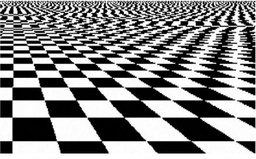
#> input picture EBU6307_ZHEYUN_ZHAO_221170559/inputs/Squares.jpg, 256 x 159 px, shrunk from 1213 x 754 before the run
$ python ex2b.py
#> lines starting #> are read from the running program, lines starting #| are printed output that depends on the picture
import numpy as np
import cv2
import os

INPUT_DIR = "../inputs/"
OUTPUT_DIR = "../results/"


def ensure_dir_exists(dir_path):
    """
    Ensure the output directory exists.
    Args:
        dir_path (str): Path to the directory.
    """
#> in main, image is the input picture: shape (159, 256, 3); min 0, max 255, mean 133.8
    if not os.path.exists(dir_path):
        os.makedirs(dir_path)


def convolve2d(image, kernel):
    """
    Manually implement 2D convolution operation.
    Args:
        image (np.ndarray): Input 2D image array.
        kernel (np.ndarray): Convolution kernel.
    Returns:
        np.ndarray: Convolved image.
    """
    img_height, img_width = image.shape
    k_height, k_width = kernel.shape
    pad_height = k_height // 2
    pad_width = k_width // 2
    output = np.zeros_like(image, dtype=np.float64)
    padded_image = np.pad(image, ((pad_height, pad_height), (pad_width, pad_width)), 'reflect')
    for i in range(img_height):
        for j in range(img_width):
            patch = padded_image[i:i+k_height, j:j+k_width]
            output[i, j] = np.sum(patch * kernel)
    return output


def apply_anti_aliasing(image, kernel_size=5):
    """
    Apply mean filter for anti-aliasing.
    Args:
        image (np.ndarray): Input image (grayscale or color).
        kernel_size (int): Size of the mean filter kernel.
    Returns:
        np.ndarray: Anti-aliased image.
    """
#> called with kernel_size = 5
    kernel = np.ones((kernel_size, kernel_size)) / (kernel_size * kernel_size)
    result = np.zeros_like(image, dtype=np.float64)
    if len(image.shape) == 3:
        for c in range(image.shape[2]):
            result[:, :, c] = convolve2d(image[:, :, c], kernel)
#> this loop made 3 passes
#> pass 1, in convolve2d, `padded_image = np.pad(image, ((pad_height, pad_height), (pad_width, pa..`:
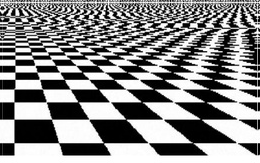
#> padded_image: shape (163, 260); min 0, max 255, mean 134.9
#> after the loop:
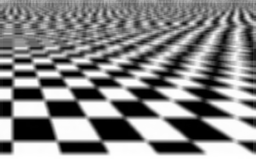
#> result: shape (159, 256, 3) float64; min 0, max 255, mean 133.4
    else:
        result = convolve2d(image, kernel)
    return np.clip(result, 0, 255).astype(np.uint8)


def apply_sharpening(image, alpha=0.5):
    """
    Apply sharpening filter to enhance edges.
    Args:
        image (np.ndarray): Input image (grayscale or color).
        alpha (float): Sharpening strength.
    Returns:
        np.ndarray: Sharpened image.
    """
#> called with alpha = 0.5
    laplacian_kernel = np.array([
        [0, -1, 0],
        [-1, 4, -1],
        [0, -1, 0]
    ])
    result = np.zeros_like(image, dtype=np.float64)
    if len(image.shape) == 3:
        for c in range(image.shape[2]):
            high_pass = convolve2d(image[:, :, c], laplacian_kernel)
            result[:, :, c] = image[:, :, c] + alpha * high_pass
#> this loop made 3 passes
#> pass 1, in convolve2d (call 4), `padded_image = np.pad(image, ((pad_height, pad_height), (pad_width, pa..`:
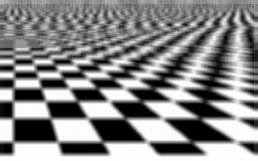
#> padded_image: shape (161, 258); min 0, max 255, mean 133.7
#> pass 1, in apply_sharpening, `high_pass = convolve2d(image[:, :, c], laplacian_kernel)`:
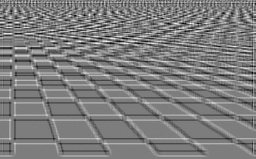
#> high_pass: shape (159, 256) float64; min -90, max 93, mean 0; drawn with min black and max white
#> after the loop:
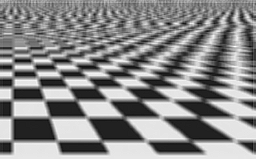
#> result: shape (159, 256, 3) float64; min -42.5, max 285.5, mean 132.9; drawn with min black and max white
    else:
        high_pass = convolve2d(image, laplacian_kernel)
        result = image + alpha * high_pass
    return np.clip(result, 0, 255).astype(np.uint8)
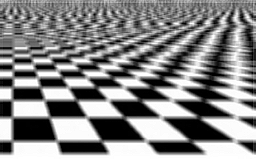
#> returned value: shape (159, 256, 3); min 0, max 255, mean 132.8


def main():
    """
    Main function to apply anti-aliasing and sharpening filters to an image.
    """
    ensure_dir_exists(OUTPUT_DIR)
    input_image_path = os.path.join(INPUT_DIR, "Squares.jpg")
    image = cv2.imread(input_image_path)
    if image is None:
        return
    anti_aliased_image = apply_anti_aliasing(image)
    anti_aliased_path = os.path.join(OUTPUT_DIR, "ex2b_Alias.jpg")
    cv2.imwrite(anti_aliased_path, anti_aliased_image)
    sharpened_image = apply_sharpening(anti_aliased_image)
    sharpened_path = os.path.join(OUTPUT_DIR, "ex2b_Sharp.jpg")
    cv2.imwrite(sharpened_path, sharpened_image)


if __name__ == "__main__":
    print('ex2b...')
    main()

$ run again, with EBU6307_ZHEYUN_ZHAO_221170559/inputs/building.jpg copied over EBU6307_ZHEYUN_ZHAO_221170559/inputs/Squares.jpg
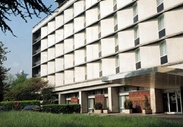
#> input picture EBU6307_ZHEYUN_ZHAO_221170559/inputs/building.jpg, 183 x 127 px, shrunk from 868 x 600 before the run
#> in main, image is the input picture: shape (127, 183, 3); mean B, G, R 133.7, 143.6, 142.9
#> after the loop in apply_anti_aliasing, `for c in range(image.shape[2]):`:
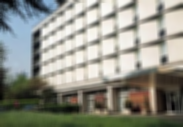
#> result: shape (127, 183, 3) float64; mean B, G, R 133.8, 143.7, 143
#> the loop in apply_sharpening, `for c in range(image.shape[2]):` made 3 passes
#> pass 2, in convolve2d (call 5), `padded_image = np.pad(image, ((pad_height, pad_height), (pad_width, pa..`:
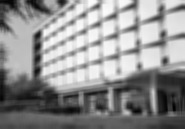
#> padded_image: shape (129, 185); min 2, max 251, mean 142.4
